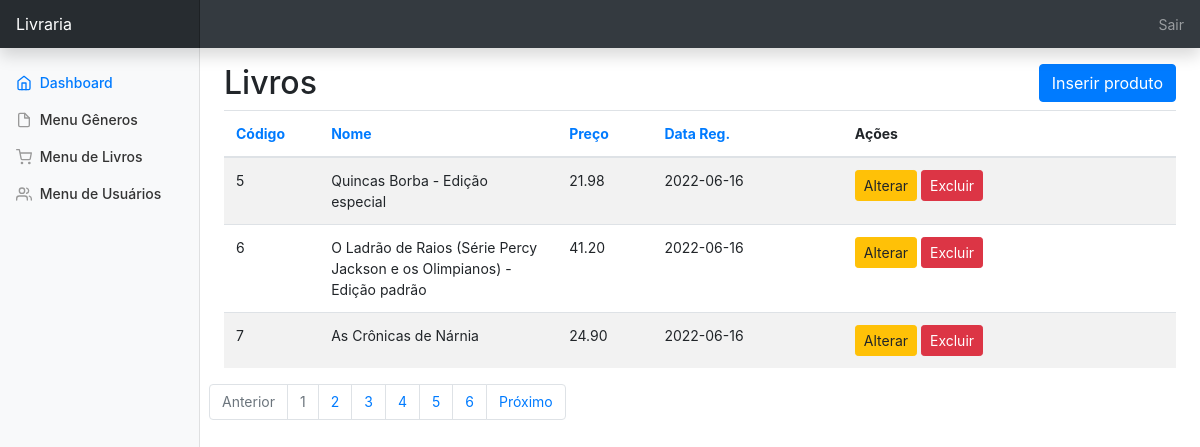
The app's page /bookstore/admin/livro_menu.php with its own data.
### tables this page shows
CREATE TABLE `livros` (
  `id` int NOT NULL AUTO_INCREMENT,
  `codigo` varchar(10) DEFAULT NULL,
  `destaque` char(1) DEFAULT NULL,
  `nome` varchar(80) DEFAULT NULL,
  `publicacao` datetime DEFAULT NULL,
  `autor` varchar(60) DEFAULT NULL,
  `numero_pg` int DEFAULT NULL,
  `dimensoes` varchar(45) DEFAULT NULL,
  `capa` varchar(45) DEFAULT NULL,
  `editora` varchar(45) DEFAULT NULL,
  `idioma` varchar(30) DEFAULT NULL,
  `preco` float(9,2) DEFAULT NULL,
  `desconto` tinyint DEFAULT NULL,
  `desconto_boleto` tinyint DEFAULT NULL,
  `max_parcelas` tinyint DEFAULT NULL,
  `estoque` int DEFAULT NULL,
  `min_estoque` int DEFAULT NULL,
  `data_reg` date DEFAULT NULL,
  `id_genero` int DEFAULT NULL,
  PRIMARY KEY (`id`)
);

### bookstore/admin/livro_menu.php (the view, shortened to what this page needs)
<?php
include_once("cabecalho.php");
require_once("conexao.php");
$exiba= 3;
$where = mysqli_real_escape_string($dbc, trim(isset($_GET['q'])) ? $_GET['q'] : '');
if(isset($_GET['p']) && is_numeric($_GET['p'])){
    $pagina = $_GET['p'];
} else{
    $q = "SELECT COUNT(id) FROM livros WHERE nome like '%$where%'";
    $r = @mysqli_query($dbc ,$q);
    $row = @mysqli_fetch_array($r, MYSQLI_NUM);
    $qtde = $row[0];
    if($qtde > $exiba) {
        $pagina = ceil($qtde / $exiba);
    }else {
        $pagina = 1;
    }
}
if (isset($_GET['s']) && is_numeric($_GET['s'])) {
    $inicio = $_GET['s'];
}else {
    $inicio = 0;
}
$ordem = isset($_GET['ordem']) ? $_GET['ordem'] : 'id';
switch ($ordem){
    case 'id' : $order_by = 'id';
    break;
}
$q = "SELECT id, nome, preco, data_reg FROM livros WHERE nome like '%$where%' ORDER BY $order_by LIMIT $inicio, $exiba";
$r = @mysqli_query($dbc, $q);
if(mysqli_num_rows($r) > 0){
    $saida = '<div class="table-responsive col-md-12">
                <table class="table table-striped">
                    <thead>
                        <tr>
                            <th width="10%"><a href="livro_menu.php?ordem=id">Código</a></th>
                            <th width="25%"><a href="livro_menu.php?ordem=nome">Nome</a></th>
                            <th width="10%"><a href="livro_menu.php?ordem=preco">Preço</a></th>
                            <th width="20%"><a href="livro_menu.php?ordem=data_reg">Data Reg.</a></th>
                            <th>Ações</th>
                        </tr>
                    </thead>
                    <tbody>';
                    while($row = mysqli_fetch_array($r, MYSQLI_ASSOC)){
                        $saida .= '<tr>
                        <td>' . $row['id'] . '</td>
                        <td>' . $row['nome'] . '</td>
                        <td>' . $row['preco'] . '</td>
                        <td>' . $row['data_reg'] . '</td>
                        <td>
                            <a href="livro_alt.php?id='. $row['id'] . '"class="btn btn-sm btn-warning"> Alterar</a>
                            <a href="livro_exc.php?id='. $row['id'] . '"class="btn btn-sm btn-danger"> Excluir</a>
                        </td>
                        </tr>';
                    }
                    $saida .= '</tbody></table></div>';
}
if($pagina > 1) {
    $pag = '';
    $pagina_correta = ($inicio / $exiba) + 1;
    if($pagina_correta != 1) {
        $pag .= '<li class="page-item"><a class="page-link" href="livro_menu.php?s=' . ($inicio - $exiba) . '&p=' . $pagina . '&ordem=' . $ordem . '">Anterior</a></li>';
    } else {
        $pag .= '<li class="page-item disabled"><a class="page-link">Anterior</a></li>';
    }
    for($i = 1; $i <= $pagina; $i++) {
        if($i != $pagina_correta){
            $pag .= '<li class="page-item"><a class="page-link" href="livro_menu.php?s=' . ($exiba * ($i - 1)) . '&p=' . $pagina . '&ordem=' . $ordem . '">' . $i . '</a></li>';
        } else {
            $pag .= '<li class="page-item disabled"><a class="page-link">' . $i . '</a></li>';
        }
    }
    if($pagina_correta != $pagina){
        $pag .= '<li class="page-item"><a class="page-link" href="livro_menu.php?s=' . ($inicio + $exiba) . '&p=' . $pagina . '&ordem=' . $ordem  . '">Próximo</a></li>';
    } else {
        $pag .= '<li class="page-item disabled"><a class="page-link">Próximo</a></li>';
    }
}
?>
<div class="container-fluid">
  <div class="row">
  <?php include_once("menu_lateral.php")?>
  <main role="main" class="col-md-9 ml-sm-auto col-lg-10 px-md-4">
      <div class="row mt-3 ">
        <div class="col-md-3">
            <h2>Livros</h2>
        </div>
        <div class="col-md-6">
        </div>
        <div class="col-md-3 text-right">
            <a href="livro_cad.php" class="btn btn-primary">
             Inserir produto
            </a>
        </div>
      </div>
        <div class="row">
            <?php echo $saida; ?>
        </div>
        <div class='row'>
            <ul class='pagination'>
                <?php if (isset($pag)) echo $pag; ?>
            </ul>
        </div>
    </main>
  </div>
</div>

### bookstore/admin/dashboard.css (style rules this page uses)
body { font-size: .875rem; }

### records on screen
livros: id "5", nome "Quincas Borba - Edição especial", preco "21.98", data_reg "2022-06-16"
livros: id "6", nome "O Ladrão de Raios (Série Percy Jackson e os Olimpianos) - Edição padrão", preco "41.20", data_reg "2022-06-16"
livros: id "7", nome "As Crônicas de Nárnia", preco "24.90", data_reg "2022-06-16"
